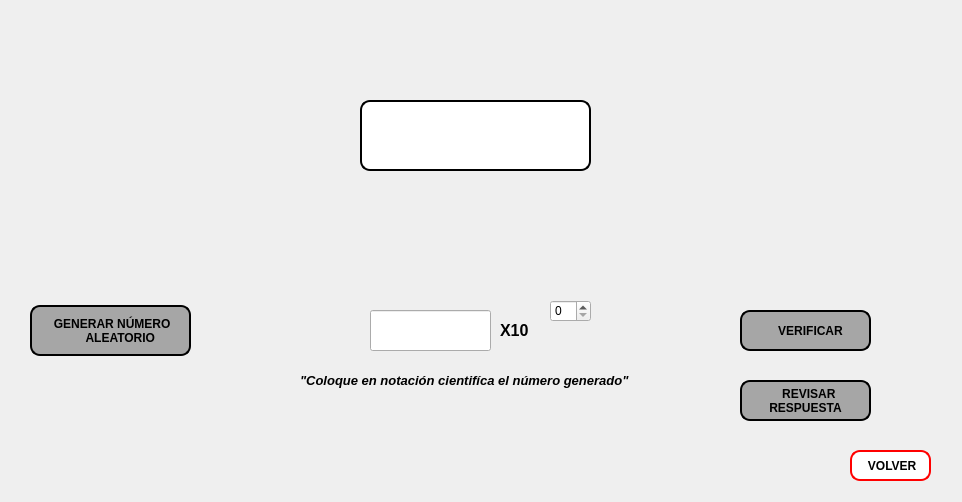
<?xml version="1.0" encoding="UTF-8"?>
<ui version="4.0">
 <class>NotacionCientifica</class>
 <widget class="QDialog" name="NotacionCientifica">
  <property name="geometry">
   <rect>
    <x>0</x>
    <y>0</y>
    <width>962</width>
    <height>502</height>
   </rect>
  </property>
  <property name="minimumSize">
   <size>
    <width>962</width>
    <height>502</height>
   </size>
  </property>
  <property name="maximumSize">
   <size>
    <width>962</width>
    <height>502</height>
   </size>
  </property>
  <property name="windowTitle">
   <string>NOTACIÓN CIENTIFÍCA</string>
  </property>
  <property name="styleSheet">
   <string notr="true"/>
  </property>
  <widget class="QLabel" name="lb_mostrar_numero">
   <property name="geometry">
    <rect>
     <x>360</x>
     <y>100</y>
     <width>231</width>
     <height>71</height>
    </rect>
   </property>
   <property name="font">
    <font>
     <pointsize>16</pointsize>
     <weight>75</weight>
     <bold>true</bold>
    </font>
   </property>
   <property name="styleSheet">
    <string notr="true">background-color: rgb(255, 255, 255);
border-radius: 10px;
border: 2px solid  rgb(0, 0, 0);
text-align: center;</string>
   </property>
   <property name="text">
    <string/>
   </property>
  </widget>
  <widget class="QLineEdit" name="lE_base">
   <property name="geometry">
    <rect>
     <x>370</x>
     <y>310</y>
     <width>121</width>
     <height>41</height>
    </rect>
   </property>
   <property name="font">
    <font>
     <pointsize>12</pointsize>
    </font>
   </property>
   <property name="styleSheet">
    <string notr="true"/>
   </property>
  </widget>
  <widget class="QSpinBox" name="sB_exponente">
   <property name="geometry">
    <rect>
     <x>550</x>
     <y>300</y>
     <width>41</width>
     <height>22</height>
    </rect>
   </property>
  </widget>
  <widget class="QLabel" name="label_2">
   <property name="geometry">
    <rect>
     <x>500</x>
     <y>310</y>
     <width>61</width>
     <height>41</height>
    </rect>
   </property>
   <property name="font">
    <font>
     <pointsize>12</pointsize>
     <weight>75</weight>
     <bold>true</bold>
    </font>
   </property>
   <property name="text">
    <string>&lt;html&gt;&lt;head/&gt;&lt;body&gt;&lt;p&gt;X10&lt;/p&gt;&lt;/body&gt;&lt;/html&gt;</string>
   </property>
  </widget>
  <widget class="QToolButton" name="btn_volver">
   <property name="geometry">
    <rect>
     <x>850</x>
     <y>450</y>
     <width>81</width>
     <height>31</height>
    </rect>
   </property>
   <property name="styleSheet">
    <string notr="true">background-color: rgb(255, 255, 255);
border-radius: 10px;
border: 2px solid  rgb(255, 0, 0);
font-weight: bold;</string>
   </property>
   <property name="text">
    <string> VOLVER</string>
   </property>
   <property name="icon">
    <iconset resource="imagen.qrc">
     <normaloff>:/new/prefix1/recursos/icono_volver.png</normaloff>:/new/prefix1/recursos/icono_volver.png</iconset>
   </property>
   <property name="toolButtonStyle">
    <enum>Qt::ToolButtonTextBesideIcon</enum>
   </property>
  </widget>
  <widget class="QToolButton" name="btn_random">
   <property name="geometry">
    <rect>
     <x>30</x>
     <y>305</y>
     <width>161</width>
     <height>51</height>
    </rect>
   </property>
   <property name="styleSheet">
    <string notr="true">border: 1px solid rgb(0, 0, 0);
border-width: 2px;
border-radius: 10px;
color: rgb(0,0,0);
background-color: rgb(166, 166, 166);
font-weight: bold;</string>
   </property>
   <property name="text">
    <string> GENERAR NÚMERO
      ALEATORIO</string>
   </property>
   <property name="icon">
    <iconset resource="imagen.qrc">
     <normaloff>:/new/prefix1/recursos/icono_dado.png</normaloff>:/new/prefix1/recursos/icono_dado.png</iconset>
   </property>
   <property name="iconSize">
    <size>
     <width>50</width>
     <height>50</height>
    </size>
   </property>
   <property name="toolButtonStyle">
    <enum>Qt::ToolButtonTextBesideIcon</enum>
   </property>
  </widget>
  <widget class="QToolButton" name="btn_calcular">
   <property name="geometry">
    <rect>
     <x>740</x>
     <y>310</y>
     <width>131</width>
     <height>41</height>
    </rect>
   </property>
   <property name="styleSheet">
    <string notr="true">border: 1px solid rgb(0, 0, 0);
border-width: 2px;
border-radius: 10px;
color: rgb(0,0,0);
background-color: rgb(166, 166, 166);
font-weight: bold;</string>
   </property>
   <property name="text">
    <string>   VERIFICAR</string>
   </property>
   <property name="icon">
    <iconset resource="imagen.qrc">
     <normaloff>:/new/prefix1/recursos/icono_calcular.png</normaloff>:/new/prefix1/recursos/icono_calcular.png</iconset>
   </property>
   <property name="iconSize">
    <size>
     <width>50</width>
     <height>50</height>
    </size>
   </property>
   <property name="toolButtonStyle">
    <enum>Qt::ToolButtonTextBesideIcon</enum>
   </property>
  </widget>
  <widget class="QToolButton" name="btn_revisar">
   <property name="geometry">
    <rect>
     <x>740</x>
     <y>380</y>
     <width>131</width>
     <height>41</height>
    </rect>
   </property>
   <property name="styleSheet">
    <string notr="true">border: 1px solid rgb(0, 0, 0);
border-width: 2px;
border-radius: 10px;
color: rgb(0,0,0);
background-color: rgb(166, 166, 166);
font-weight: bold;</string>
   </property>
   <property name="text">
    <string>  REVISAR
RESPUESTA</string>
   </property>
   <property name="icon">
    <iconset resource="imagen.qrc">
     <normaloff>:/new/prefix1/recursos/icono_revisar.png</normaloff>:/new/prefix1/recursos/icono_revisar.png</iconset>
   </property>
   <property name="iconSize">
    <size>
     <width>50</width>
     <height>50</height>
    </size>
   </property>
   <property name="toolButtonStyle">
    <enum>Qt::ToolButtonTextBesideIcon</enum>
   </property>
  </widget>
  <widget class="QLabel" name="label">
   <property name="geometry">
    <rect>
     <x>300</x>
     <y>370</y>
     <width>351</width>
     <height>21</height>
    </rect>
   </property>
   <property name="font">
    <font>
     <pointsize>10</pointsize>
     <weight>75</weight>
     <bold>true</bold>
    </font>
   </property>
   <property name="text">
    <string>&lt;html&gt;&lt;head/&gt;&lt;body&gt;&lt;p&gt;&lt;span style=&quot; font-weight:600; font-style:italic;&quot;&gt;&amp;quot;Coloque en notación cientifíca el número generado&amp;quot;&lt;/span&gt;&lt;/p&gt;&lt;/body&gt;&lt;/html&gt;</string>
   </property>
  </widget>
 </widget>
 <resources>
  <include location="imagen.qrc"/>
 </resources>
 <connections/>
</ui>
